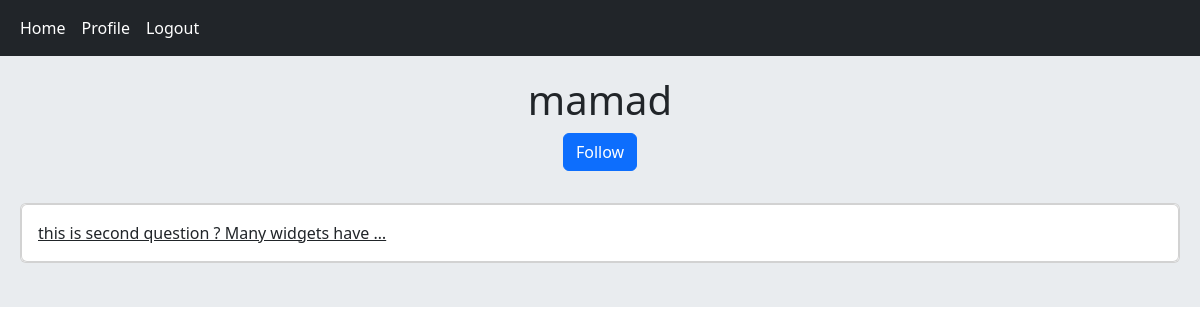
Page /accounts/profile/3 (signed in) on the earlier database version.
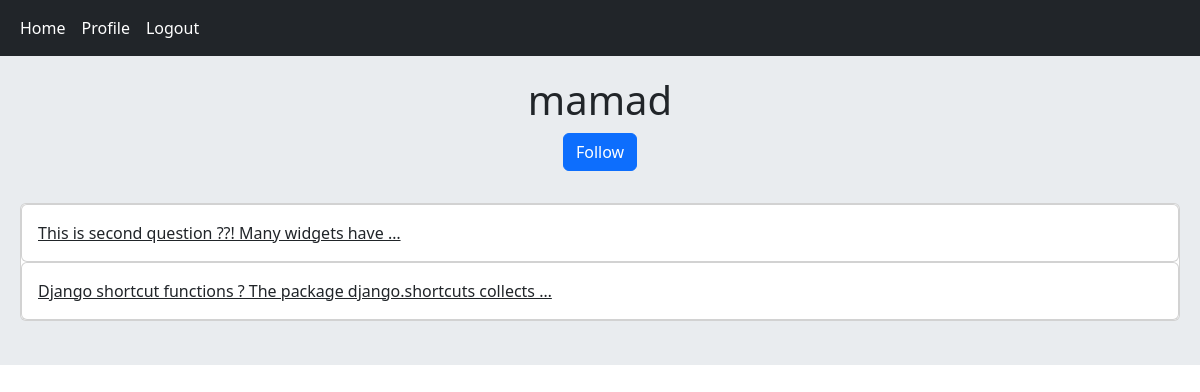
Same page on the later database version.
### home/models.py (models this page shows, shortened)
class Post(models.Model):
    user = models.ForeignKey(User, on_delete=models.CASCADE, related_name='posts')
    body = models.TextField()
    slug = models.SlugField()
    created = models.DateTimeField(auto_now_add=True)
    updated = models.DateTimeField(auto_now=True)
    class Meta:
        ordering = ('created', 'slug' )
    def get_absolute_url(self):
        return reverse(('home:post_detail'), args=(self.pk,self.slug))

### accounts/views.py (the view)
# urls.py: path('profile/<int:user_id>', views.UserProfileView.as_view(), name='user_profile'),
class UserProfileView(LoginRequiredMixin, View):
    def get(self, request, user_id):
        is_following = False
        user = get_object_or_404(User, pk=user_id)
        posts = user.posts.all()   #using backward relations in models
        relation = Relation.objects.filter(from_user=request.user, to_user=user)
        if relation.exists():
            is_following = True
        return render(request, 'accounts/profile.html', {'user':user, 'posts':posts, 'is_following':is_following} )

### accounts/templates/accounts/profile.html (shortened to what this page needs)
{% extends 'base.html' %}
{% block content %}
    <h1 class="text-center">{{ user.username }}</h1>
    <h3 class="text-center">
        {% if request.user.id != user.id and not is_following %}
            <a href="{% url 'accounts:user_follow' user.id %}" class="btn btn-primary">Follow</a>
        {% elif request.user.id != user.id and is_following %}
            <a href="{% url 'accounts:user_unfollow' user.id %}" class="btn btn-primary">Unfollow</a>
        {% endif %}
    </h3><br>
    <div class="card">
        {% for post in posts %}
            <div class="card">
                <a href="{{ post.get_absolute_url }}" class="card-body">{{ post.body|truncatewords:8}}</a>
            </div>
        {% endfor %}
    </div><br>
{% endblock %}

Differences in the rows shown:
changed Post: body "this is second question ? Many widgets have …" → "This is second question ??! Many widgets have …"
added Post: body "Django shortcut functions ? The package django.shortcuts collects …"
